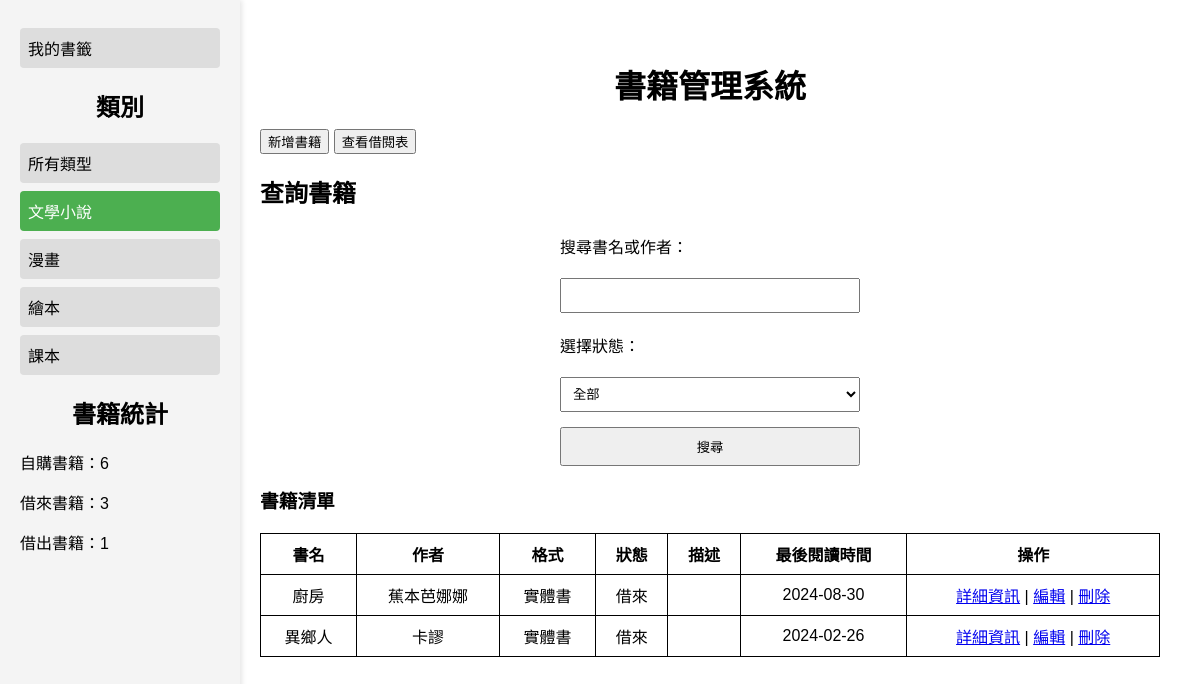
Screenshot of /index.php?category_id=3 with the database file from the repository.
### tables this page shows
CREATE TABLE Categories (
    category_id INT AUTO_INCREMENT PRIMARY KEY,  
    name VARCHAR(50) NOT NULL UNIQUE             
);

create table Books(
book_id INT AUTO_INCREMENT PRIMARY KEY,       
book_name VARCHAR(255) NOT NULL,              
author VARCHAR(255),                          
format ENUM('電子書', '實體書') NOT NULL,     
status ENUM('自購','借來','借出'),            
description TEXT,                             
last_read_time DATE                           
);

### index.php (the view, shortened to what this page needs)
<?php
include 'db.php';
$delete_empty_categories_sql = "DELETE FROM Categories WHERE category_id NOT IN (SELECT DISTINCT category_id FROM Book_Categories)";
$conn->query($delete_empty_categories_sql);
$categories_sql = "SELECT * FROM Categories";
$categories_result = $conn->query($categories_sql);
$search_query = "";
$category_id = isset($_GET['category_id']) ? $_GET['category_id'] : null;
$sql = "SELECT * FROM Books WHERE 1";
if ($category_id) {
    $sql = "SELECT Books.* FROM Books
            INNER JOIN Book_Categories ON Books.book_id = Book_Categories.book_id
            WHERE Book_Categories.category_id = $category_id";
}
$books_count_query = "
    SELECT
        status,
        COUNT(*) AS count
    FROM Books
    GROUP BY status
";
$books_count_result = $conn->query($books_count_query);
$books_count = [
    '自購' => 0,
    '借來' => 0,
    '借出' => 0,
];
if ($books_count_result->num_rows > 0) {
    while ($row = $books_count_result->fetch_assoc()) {
        $books_count[$row['status']] = $row['count'];
    }
}
$result = $conn->query($sql);
?>
<!DOCTYPE html>
<html lang="zh-TW">
<head>
    <link rel="stylesheet" href="assets/styles.css">
</head>
<body>
    <div class="sidebar">
        <a href="reading_progress.php">我的書籤</a>
        <h2>類別</h2>
        <a href="index.php" class="<?php echo $category_id == null ? 'selected' : ''; ?>">所有類型</a>
        <?php while ($category = $categories_result->fetch_assoc()) { ?>
            <a href="index.php?category_id=<?php echo $category['category_id']; ?>" class="<?php echo $category_id == $category['category_id'] ? 'selected' : ''; ?>">
                <?php echo $category['name']; ?>
            </a>
        <?php } ?>
        <h2>書籍統計</h2>
        <p>自購書籍：<?php echo $books_count['自購']; ?></p>
        <p>借來書籍：<?php echo $books_count['借來']; ?></p>
        <p>借出書籍：<?php echo $books_count['借出']; ?></p>
    </div>
    <div class="content">
    <h1>書籍管理系統</h1>
    <a href="add.php"><button>新增書籍</button></a>
    <a href="borrow.php"><button>查看借閱表</button></a>
    <h2>查詢書籍</h2>
    <form action="index.php" method="POST" class="search-form">
        <label>搜尋書名或作者：</label>
        <input type="text" name="search_query" value="<?php echo $search_query; ?>">
        <label>選擇狀態：</label>
        <select name="status">
            <option value="">全部</option>
        </select>
        <button type="submit" name="search">搜尋</button>
    </form>
    <h3>書籍清單</h3>
    <table border="1">
        <tr>
            <th>書名</th>
            <th>作者</th>
            <th>格式</th>
            <th>狀態</th>
            <th>描述</th>
            <th>最後閱讀時間</th>
            <th>操作</th>
        </tr>
        <?php
        if ($result->num_rows > 0) {
            while($row = $result->fetch_assoc()) {
                echo "<tr>";
                echo "<td>" . $row['book_name'] . "</td>";
                echo "<td>" . $row['author'] . "</td>";
                echo "<td>" . $row['format'] . "</td>";
                echo "<td>" . $row['status'] . "</td>";
                echo "<td>" . $row['description'] . "</td>";
                echo "<td>" . $row['last_read_time'] . "</td>";
                echo "<td><a href='book_details.php?id=" . $row['book_id'] . "'>詳細資訊</a> | <a href='edit.php?id=" . $row['book_id'] . "'>編輯</a> | <a href='delete.php?id=" . $row['book_id'] . "' onclick='return confirm(\"確定要刪除這本書嗎?\")'>刪除</a></td>";
                echo "</tr>";
            }
        } else {
            echo "<tr><td colspan='7'>沒有資料</td></tr>";
        }
        ?>
    </table>
</div>
</body>
</html>

### assets/styles.css (style rules this page uses)
body { font-family: Arial, sans-serif; margin: 20px; }
h1 { text-align: center; }
table { width: 100%; border-collapse: collapse; margin: 20px 0; }
th, td { border: 1px solid black; padding: 8px; text-align: center; }
form { display: flex; flex-direction: column; width: 300px; margin: 0 auto; }
label, input, select, textarea { margin: 5px 0; }

### index.php (style rules this page uses)
.sidebar { width: 200px; position: fixed; top: 0; left: 0; height: 100%; background-color: #f4f4f4; padding: 20px; box-shadow: 2px 0 5px rgba(0, 0, 0, 0.1); }
.sidebar h2 { text-align: center; }
.sidebar a { display: block; padding: 8px; margin: 8px 0; background-color: #ddd; text-decoration: none; color: black; border-radius: 4px; }
.sidebar a.selected { background-color: #4CAF50; color: white; }
.content { margin-left: 220px; padding: 20px; }
.search-form { display: flex; gap: 10px; margin-bottom: 20px; }
.search-form input, .search-form select, .search-form button { padding: 8px; }

### rows the page displays
categories: name "文學小說"
categories: name "漫畫"
categories: name "繪本"
categories: name "課本"
books: book_name "廚房", author "蕉本芭娜娜", format "實體書", status "借來", last_read_time "2024-08-30"
books: book_name "異鄉人", author "卡謬", format "實體書", status "借來", last_read_time "2024-02-26"

### other values shown
$books_count['自購'] "6"
$books_count['借來'] "3"
$books_count['借出'] "1"
